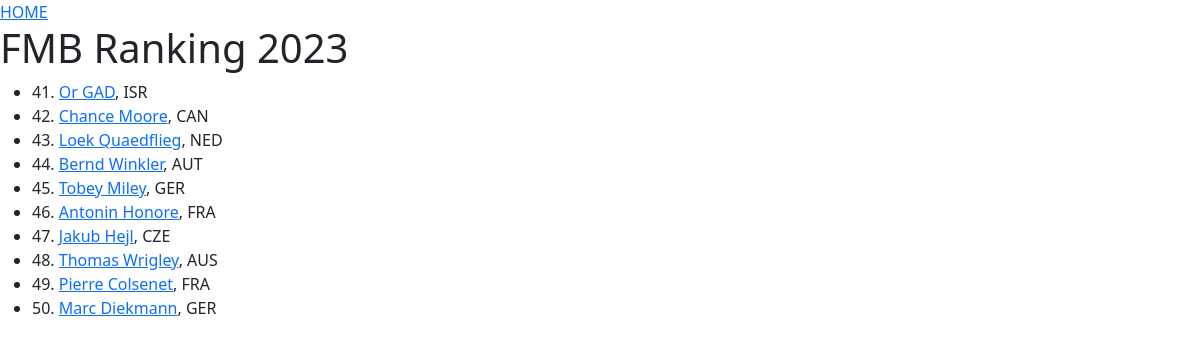
Page /ranking/5 on the committed database.
### wiki/models.py (models this page shows, shortened)
class Rider(models.Model):
    name = models.CharField(max_length=150, blank=True)
    slug = models.SlugField(max_length=150, default='event_name')
    nationality = models.CharField(max_length=50, blank=True)
    birth = models.DateField(null=True, blank=True)
    sex = models.CharField(max_length=20, default='Unknown', blank=True)
    description = models.TextField(blank=True)
    sponsors = models.ManyToManyField(Sponsor)
    photo = models.CharField(max_length=255, blank=True)
    instagram = models.CharField(max_length=255, blank=True)
    active = models.BooleanField(default=False)
    rank = models.IntegerField(default=0, null=True)
    points = models.IntegerField(default=0)
    events = models.ManyToManyField('Event', through='Participation')

### wiki/views.py (the view)
# urls.py: path('ranking/<int:page_idx>', views.ranking, name='ranking')
def ranking(request, page_idx):
    start_idx = (page_idx - 1) * 10
    last_idx = start_idx + 10
    riders = Rider.objects.filter(active=True).filter(rank__gt=0).order_by('rank')[start_idx:last_idx]
    return render(request, 'wiki/ranking.html', {'riders': riders})

### wiki/templates/wiki/ranking.html (shortened to what this page needs)
<!DOCTYPE html>
<html lang="en">
<head>
    <link href="https://cdn.jsdelivr.net/npm/bootstrap@5.2.3/dist/css/bootstrap.min.css" rel="stylesheet">
</head>
<body>
    <a href="{% url 'wiki:index'%}">HOME</a>
    <h1>FMB Ranking 2023</h1>
    <ul>
    {% for rider in riders %}
        <li>{{rider.rank}}. <a href="{% url 'wiki:rider' rider.id rider.slug %}">{{rider.name}}</a>, {{rider.nationality}}</li>
    {% endfor %}
    </ul>
</body>
</html>

### rows in the picture
Rider: rank "41", name "Or GAD", nationality "ISR"
Rider: rank "42", name "Chance Moore", nationality "CAN"
Rider: rank "43", name "Loek Quaedflieg", nationality "NED"
Rider: rank "44", name "Bernd Winkler", nationality "AUT"
Rider: rank "45", name "Tobey Miley", nationality "GER"
Rider: rank "46", name "Antonin Honore", nationality "FRA"
Rider: rank "47", name "Jakub Hejl", nationality "CZE"
Rider: rank "48", name "Thomas Wrigley", nationality "AUS"
Rider: rank "49", name "Pierre Colsenet", nationality "FRA"
Rider: rank "50", name "Marc Diekmann", nationality "GER"
